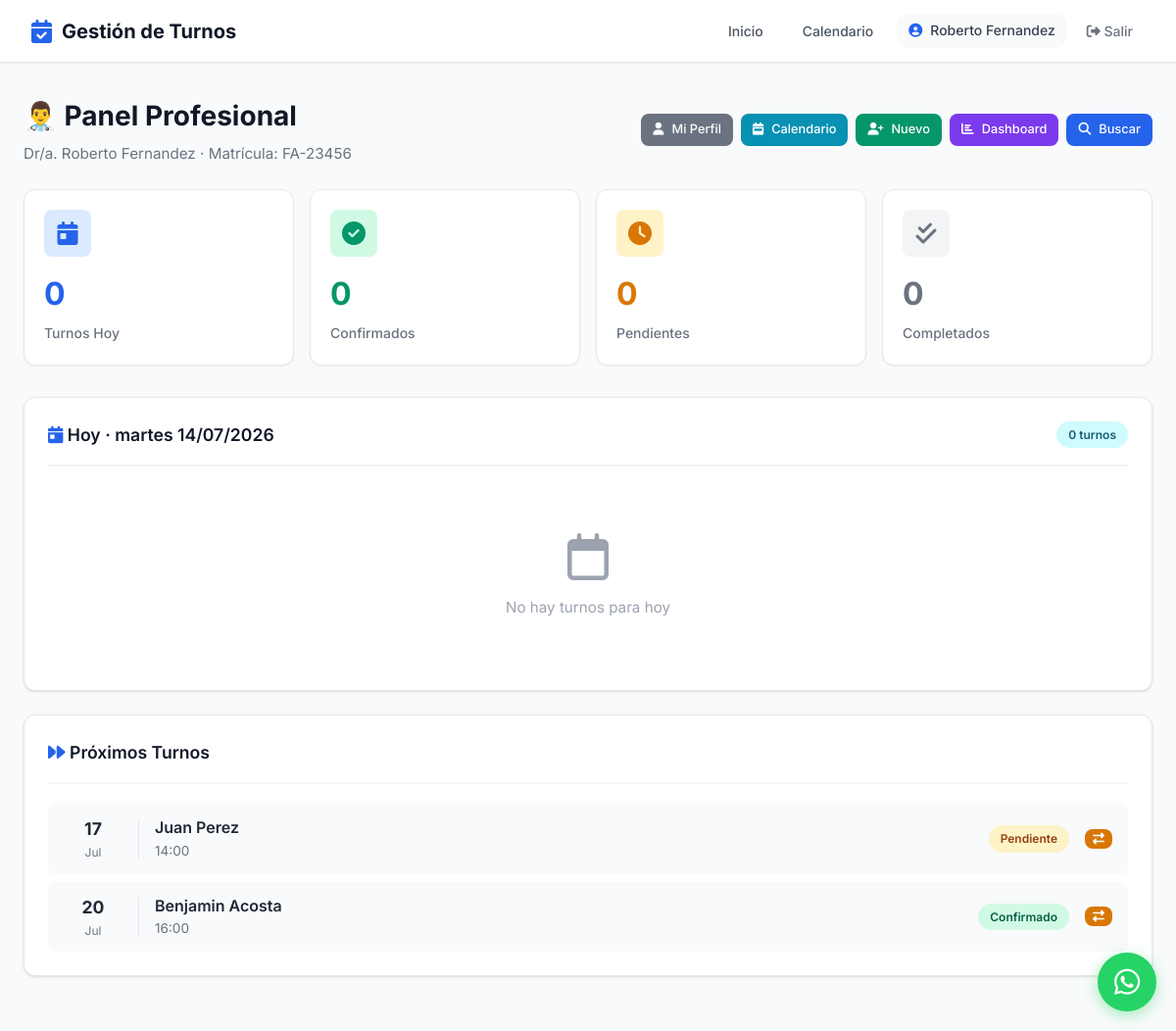
The app's page /profesional/panel/ (signed in), older data.
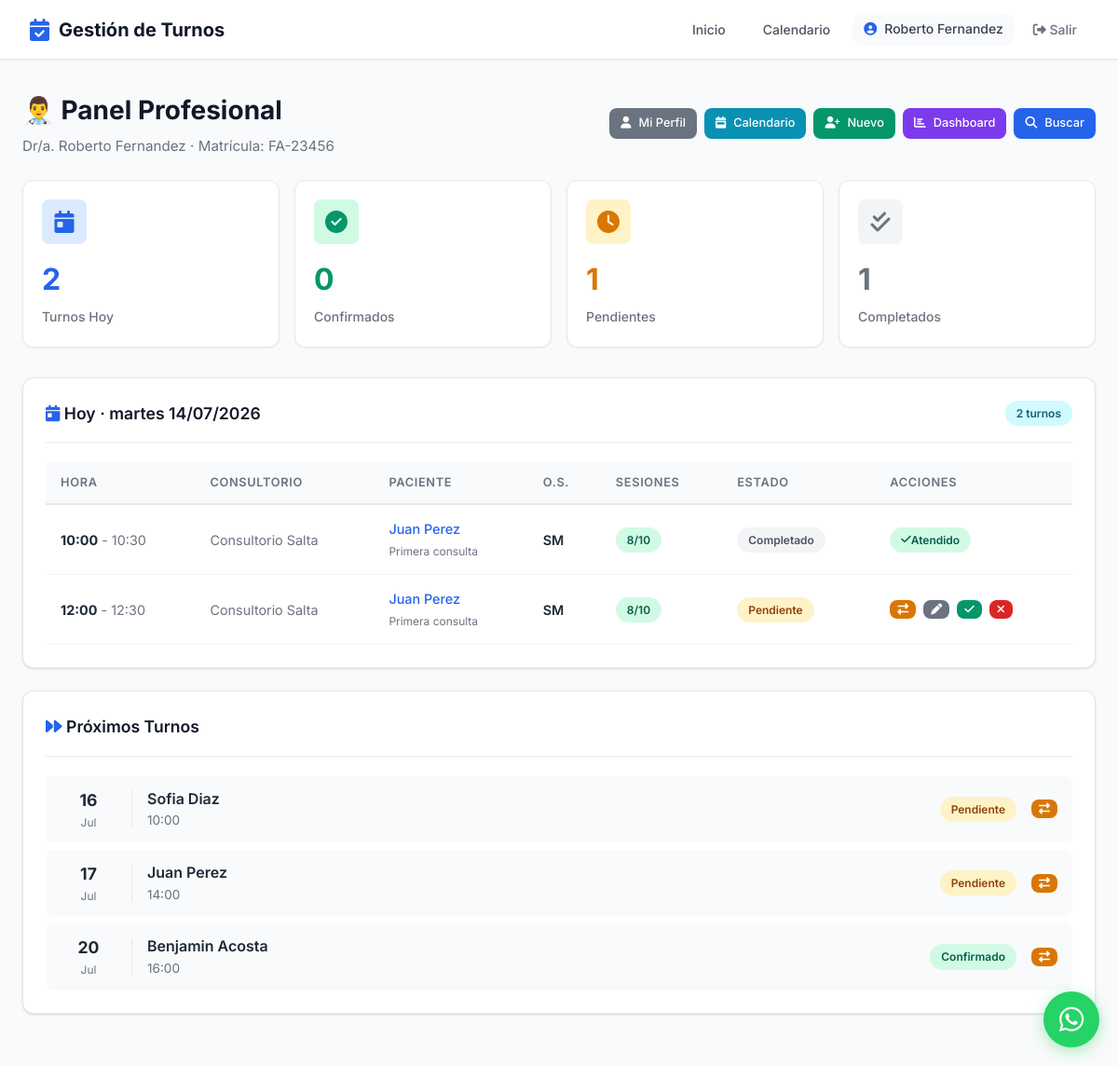
The same page, newer data.
### turnos_profesionales/models.py (models this page shows, shortened)
class TurnoProfesional(ModeloBase):
    ESTADOS = [
        ('pendiente', 'Pendiente'),
        ('confirmado', 'Confirmado'),
        ('cancelado', 'Cancelado'),
        ('no_asistio', 'No Asistió'),
        ('completado', 'Completado'),
        ('en_sala', 'En Sala de Espera'),
    ]
    profesional = models.ForeignKey(
        'profesionales.Profesional',
        on_delete=models.CASCADE,
        verbose_name='Profesional'
    )
    paciente = models.ForeignKey(
        'pacientes.Paciente',
        on_delete=models.CASCADE,
        verbose_name='Paciente'
    )
    fecha = models.DateField(verbose_name='Fecha')
    hora_inicio = models.TimeField(verbose_name='Hora de Inicio')
    hora_fin = models.TimeField(verbose_name='Hora de Fin')
    estado = models.CharField(
        max_length=20,
        choices=ESTADOS,
        default='pendiente',
        verbose_name='Estado'
    )
    tipo_consulta = models.CharField(
        max_length=100,
        blank=True,
        verbose_name='Tipo de Consulta'
    )
    notas_internas = models.TextField(
        blank=True,
        verbose_name='Notas Internas'
    )
    obra_social = models.ForeignKey(
        'obras_sociales.ObraSocial',
        on_delete=models.SET_NULL,
        null=True,
        blank=True,
        verbose_name='Obra Social'
    )
    requiere_autorizacion = models.BooleanField(
        default=False,
        verbose_name='Requiere Autorización'
    )
    enviar_recordatorio = models.BooleanField(
        default=True,
        verbose_name='Enviar Recordatorio'
    )
    establecimiento = models.ForeignKey(
    'establecimientos.Establecimiento',
    on_delete=models.SET_NULL,
    null=True,
    blank=True,
    verbose_name='Consultorio'
)
    es_sobreturno = models.BooleanField(
    default=False,
    verbose_name='Sobreturno'
)
    monto_total = models.DecimalField(max_digits=10, decimal_places=2, null=True, blank=True, verbose_name='Monto Total')
    monto_os = models.DecimalField(max_digits=10, decimal_places=2, null=True, blank=True, verbose_name='Cubre OS')
    monto_coseguro = models.DecimalField(
        max_digits=10,
        decimal_places=2,
        null=True,
        blank=True,
        verbose_name='Coseguro cobrado'
    )
    google_event_id = models.CharField(max_length=200, blank=True, null=True, verbose_name='ID Evento Google')
    class Meta:
        verbose_name = 'Turno Profesional'
        verbose_name_plural = 'Turnos Profesionales'
        ordering = ['fecha', 'hora_inicio']

### pacientes/models.py (models this page shows, shortened)
class Paciente(Persona):
    GENEROS = [
        ('M', 'Masculino'),
        ('F', 'Femenino'),
        ('X', 'No binario'),
    ]
    usuario = models.OneToOneField(
        'usuarios.Usuario',
        on_delete=models.SET_NULL,
        null=True,
        blank=True,
        verbose_name='Usuario'
    )
    genero = models.CharField(
        max_length=1,
        choices=GENEROS,
        blank=True,
        verbose_name='Género'
    )
    direccion = models.CharField(
        max_length=200,
        blank=True,
        verbose_name='Dirección'
    )
    obra_social = models.ForeignKey(
        'obras_sociales.ObraSocial',
        on_delete=models.SET_NULL,
        null=True,
        blank=True,
        verbose_name='Obra Social'
    )
    numero_afiliado = models.CharField(
        max_length=50,
        blank=True,
        verbose_name='Número de Afiliado'
    )
    plan_obra_social = models.ForeignKey(
        'obras_sociales.Plan',
        on_delete=models.SET_NULL,
        null=True,
        blank=True,
        verbose_name='Plan'
    )
    observaciones = models.TextField(
        blank=True,
        verbose_name='Observaciones'
    )
    sesiones_autorizadas = models.IntegerField(
    null=True,
    blank=True,
    verbose_name='Sesiones Autorizadas'
    )
    sesiones_restantes = models.IntegerField(
        null=True,
        blank=True,
        verbose_name='Sesiones Restantes'
    )
    fecha_vencimiento_sesiones = models.DateField(
        null=True,
        blank=True,
        verbose_name='Vencimiento de Sesiones'
    )
    contacto_emergencia_nombre = models.CharField(
        max_length=100,
        blank=True,
        verbose_name='Contacto Emergencia - Nombre'
    )
    contacto_emergencia_telefono = models.CharField(
        max_length=20,
        blank=True,
        verbose_name='Contacto Emergencia - Teléfono'
    )
    class Meta:
        verbose_name = 'Paciente'
        verbose_name_plural = 'Pacientes'
        ordering = ['apellido', 'nombre']

### establecimientos/models.py (models this page shows, shortened)
class Establecimiento(ModeloBase):
    nombre = models.CharField(max_length=200, verbose_name='Nombre')
    direccion = models.CharField(max_length=200, verbose_name='Dirección')
    telefono = models.CharField(max_length=20, verbose_name='Teléfono')
    email = models.EmailField(verbose_name='Email')
    cuit = models.CharField(max_length=13, verbose_name='CUIT')
    logo = models.ImageField(upload_to='logos/', blank=True, verbose_name='Logo')
    class Meta:
        verbose_name = 'Establecimiento'
        verbose_name_plural = 'Establecimientos'

### obras_sociales/models.py (models this page shows, shortened)
class ObraSocial(ModeloBase):
    nombre = models.CharField(max_length=200, verbose_name='Nombre')
    sigla = models.CharField(max_length=20, verbose_name='Sigla')
    telefono = models.CharField(max_length=20, blank=True, verbose_name='Teléfono')
    email = models.EmailField(blank=True, verbose_name='Email')
    activo = models.BooleanField(default=True, verbose_name='Activo')
    class Meta:
        verbose_name = 'Obra Social'
        verbose_name_plural = 'Obras Sociales'
        ordering = ['nombre']

### turnos_profesionales/views.py (the view)
# urls.py: path('panel/', views.panel_profesional, name='panel_profesional'),
@login_required
def panel_profesional(request):
    if request.user.rol not in ['profesional', 'secretaria']:
        messages.error(request, 'No tenés acceso a esta sección.')
        return redirect('home')
    if request.user.rol == 'secretaria':
        establecimiento_id = request.GET.get('establecimiento')
        profesional_id = request.GET.get('profesional')
        if establecimiento_id and profesional_id:
            profesional = get_object_or_404(Profesional, id=profesional_id)
        elif establecimiento_id:
            profesional = Profesional.objects.filter(
                establecimientos__id=establecimiento_id, activo=True
            ).first()
        else:
            profesional = Profesional.objects.filter(
                establecimientos=request.user.establecimiento, activo=True
            ).first()
        if not profesional:
            messages.error(request, 'No hay profesionales disponibles.')
            return redirect('panel_secretaria')
        establecimientos = request.user.establecimiento.__class__.objects.filter(
            profesionales__isnull=False
        ).distinct() if request.user.establecimiento else []
        profesionales_consultorio = Profesional.objects.filter(
            establecimientos=request.user.establecimiento, activo=True
        )
    else:
        profesional = get_object_or_404(Profesional, usuario=request.user)
        establecimientos = profesional.establecimientos.all()
        profesionales_consultorio = None
    hoy = date.today()
    turnos_hoy = TurnoProfesional.objects.filter(
        profesional=profesional, fecha=hoy
    ).order_by('hora_inicio')
    manana = hoy + timedelta(days=1)
    turnos_manana = TurnoProfesional.objects.filter(
        profesional=profesional, fecha=manana
    ).order_by('hora_inicio')
    proxima_semana = hoy + timedelta(days=7)
    proximos_turnos = TurnoProfesional.objects.filter(
        profesional=profesional,
        fecha__range=[manana + timedelta(days=1), proxima_semana],
        estado__in=['pendiente', 'confirmado']
    ).order_by('fecha', 'hora_inicio')
    contexto = {
        'profesional': profesional,
        'hoy': hoy,
        'turnos_hoy': turnos_hoy,
        'turnos_manana': turnos_manana,
        'proximos_turnos': proximos_turnos,
        'total_hoy': turnos_hoy.count(),
        'confirmados_hoy': turnos_hoy.filter(estado='confirmado').count(),
        'pendientes_hoy': turnos_hoy.filter(estado='pendiente').count(),
        'completados_hoy': turnos_hoy.filter(estado='completado').count(),
    }
    return render(request, 'turnos_profesionales/panel.html', contexto)

### core_app/models.py (called while the page is built)
    @property
    def nombre_completo(self):
        return f"{self.nombre} {self.apellido}"

### turnos_profesionales/templates/turnos_profesionales/panel.html (shortened to what the changed rows need)
{% extends 'core_app/base.html' %}
{% block content %}
<div class="flex-between mb-6">
    <div class="page-header mb-0">
        <h1>👨‍⚕️ Panel Profesional</h1>
    </div>
</div>
<div class="stats-grid">
    <div class="stat-card">
        <div class="stat-icon" style="background: var(--primary-light); color: var(--primary);">
            <i class="fas fa-calendar-day"></i>
        </div>
        <div class="stat-value text-primary">{{ total_hoy }}</div>
        <div class="stat-label">Turnos Hoy</div>
    </div>
    <div class="stat-card">
        <div class="stat-icon" style="background: var(--warning-light); color: var(--warning);">
            <i class="fas fa-clock"></i>
        </div>
        <div class="stat-value" style="color: var(--warning);">{{ pendientes_hoy }}</div>
        <div class="stat-label">Pendientes</div>
    </div>
    <div class="stat-card">
        <div class="stat-icon" style="background: var(--gray-100); color: var(--gray-500);">
            <i class="fas fa-check-double"></i>
        </div>
        <div class="stat-value" style="color: var(--gray-500);">{{ completados_hoy }}</div>
        <div class="stat-label">Completados</div>
    </div>
</div>
<div class="card">
    <div class="card-header">
        <h3 class="card-title">
            <i class="fas fa-calendar-day text-primary"></i>
            Hoy · {{ hoy|date:"l d/m/Y" }}
        </h3>
        <span class="badge badge-info">{{ turnos_hoy|length }} turnos</span>
    </div>
    {% if turnos_hoy %}
    <div class="table-container">
        <table>
            <thead>
                <tr>
                    <th>Hora</th>
                    <th>Consultorio</th>
                    <th>Paciente</th>
                    <th>O.S.</th>
                    <th>Sesiones</th>
                    <th>Estado</th>
                    <th>Acciones</th>
                </tr>
            </thead>
            <tbody>
                {% for turno in turnos_hoy %}
                <tr>
                    <td>
                        <strong>{{ turno.hora_inicio|time:"H:i" }}</strong>
                        <span class="text-muted">- {{ turno.hora_fin|time:"H:i" }}</span>
                    </td>
                    <td class="text-muted">{{ turno.establecimiento.nombre|default:"—" }}</td>
                    <td>
                        <a href="{% url 'ficha_paciente' turno.paciente.id %}" style="color: var(--primary); text-decoration: none; font-weight: 500;">
                            {% if turno.es_sobreturno %}🚨 {% endif %}{{ turno.paciente.nombre_completo }}
                        </a>
                        {% if turno.tipo_consulta %}
                            <br><small class="text-muted">{{ turno.tipo_consulta }}</small>
                        {% endif %}
                    </td>
                    <td>
                        {% if turno.paciente.obra_social %}
                            <span style="font-weight: 600;">{{ turno.paciente.obra_social.sigla }}</span>
                        {% else %}
                            <span class="text-muted">Particular</span>
                        {% endif %}
                    </td>
                    <td>
                        {% if turno.paciente.sesiones_restantes is not None %}
                            <span class="badge
                                {% if turno.paciente.sesiones_restantes <= 3 %}badge-danger
                                {% elif turno.paciente.sesiones_restantes <= 7 %}badge-warning
                                {% else %}badge-success{% endif %}">
                                {{ turno.paciente.sesiones_restantes }}/{{ turno.paciente.sesiones_autorizadas|default:"?" }}
                            </span>
                        {% else %}
                            <span class="text-muted">—</span>
                        {% endif %}
                    </td>
                    <td>
                        {% if turno.estado == 'confirmado' %}
                            <span class="badge badge-success">Confirmado</span>
                        {% elif turno.estado == 'pendiente' %}
                            <span class="badge badge-warning">Pendiente</span>
                        {% elif turno.estado == 'completado' %}
                            <span class="badge badge-gray">Completado</span>
                        {% elif turno.estado == 'cancelado' %}
                            <span class="badge badge-danger">Cancelado</span>
                        {% elif turno.estado == 'no_asistio' %}
                            <span class="badge badge-danger">No Asistió</span>
                        {% endif %}
                    </td>
                    <td>
                        <div class="flex gap-2">
                            {% if turno.estado == 'pendiente' %}
                                <a href="{% url 'reprogramar_turno' turno.id %}" class="btn btn-warning btn-xs" title="Reprogramar">
                                    <i class="fas fa-exchange-alt"></i>
                                </a>
                                <a href="{% url 'editar_turno_pro' turno.id %}" class="btn btn-secondary btn-xs" title="Editar">
                                    <i class="fas fa-pen"></i>
                                </a>
                                <a href="{% url 'confirmar_turno_pro' turno.id %}" class="btn btn-success btn-xs" title="Confirmar">
                                    <i class="fas fa-check"></i>
                                </a>
                                <a href="{% url 'cancelar_turno_pro' turno.id %}" class="btn btn-danger btn-xs" title="Cancelar">
                                    <i class="fas fa-times"></i>
                                </a>
                            {% elif turno.estado == 'completado' %}
                                <span class="badge badge-success"><i class="fas fa-check"></i> Atendido</span>
                            {% elif turno.estado == 'cancelado' %}
                                <span class="badge badge-danger"><i class="fas fa-ban"></i> Cancelado</span>
                            {% elif turno.estado == 'no_asistio' %}
                                <span class="badge badge-gray"><i class="fas fa-user-times"></i> No Asistió</span>
                            {% endif %}
                        </div>
                    </td>
                </tr>
                {% endfor %}
            </tbody>
        </table>
    </div>
    {% else %}
    <div class="empty-state">
        <i class="far fa-calendar"></i>
        <p>No hay turnos para hoy</p>
    </div>
    {% endif %}
</div>
{% if proximos_turnos %}
<div class="card">
    <div style="display: flex; flex-direction: column; gap: 8px;">
        {% for turno in proximos_turnos %}
        <div style="display: flex; align-items: center; gap: 16px; padding: 12px 16px; background: var(--gray-50); border-radius: var(--radius);">
            <div style="min-width: 60px; text-align: center;">
                <div style="font-weight: 700; font-size: 1.1rem;">{{ turno.fecha|date:"d" }}</div>
                <div style="font-size: 0.75rem; color: var(--gray-500);">{{ turno.fecha|date:"M" }}</div>
            </div>
            <div style="flex: 1;">
                <div style="font-weight: 600;">{{ turno.paciente.nombre_completo }}</div>
                <div style="font-size: 0.85rem; color: var(--gray-500);">{{ turno.hora_inicio|time:"H:i" }}</div>
            </div>
            <span class="badge {% if turno.estado == 'confirmado' %}badge-success{% else %}badge-warning{% endif %}">
                {{ turno.get_estado_display }}
            </span>
            <a href="{% url 'reprogramar_turno' turno.id %}" class="btn btn-warning btn-xs">
                <i class="fas fa-exchange-alt"></i>
            </a>
        </div>
        {% endfor %}
    </div>
</div>
{% endif %}
{% endblock %}

Row changes from the older to the newer data that the page shows:
added TurnoProfesional: hora_inicio "10:00", hora_fin "10:30", establecimiento.nombre "Consultorio Salta", paciente.nombre_completo "Juan Perez", tipo_consulta "Primera consulta", paciente.obra_social.sigla "SM", paciente.sesiones_restantes "8", paciente.sesiones_autorizadas "10", estado "Completado", shown under "Hoy · martes 14/07/2026"
added TurnoProfesional: hora_inicio "12:00", hora_fin "12:30", establecimiento.nombre "Consultorio Salta", paciente.nombre_completo "Juan Perez", tipo_consulta "Primera consulta", paciente.obra_social.sigla "SM", paciente.sesiones_restantes "8", paciente.sesiones_autorizadas "10", estado "Pendiente", shown under "Hoy · martes 14/07/2026"
added TurnoProfesional: fecha "16", fecha "Jul", paciente.nombre_completo "Sofia Diaz", hora_inicio "10:00", estado "Pendiente", shown under "Próximos Turnos"
Text that changed along with them:
{{ total_hoy }}: "0" → "2"
{{ pendientes_hoy }}: "0" → "1"
{{ completados_hoy }}: "0" → "1"
{{ turnos_hoy|length }}: "0" → "2"
text no longer shown: "No hay turnos para hoy"
text now shown: "HORA CONSULTORIO PACIENTE O.S. SESIONES ESTADO ACCIONES"
